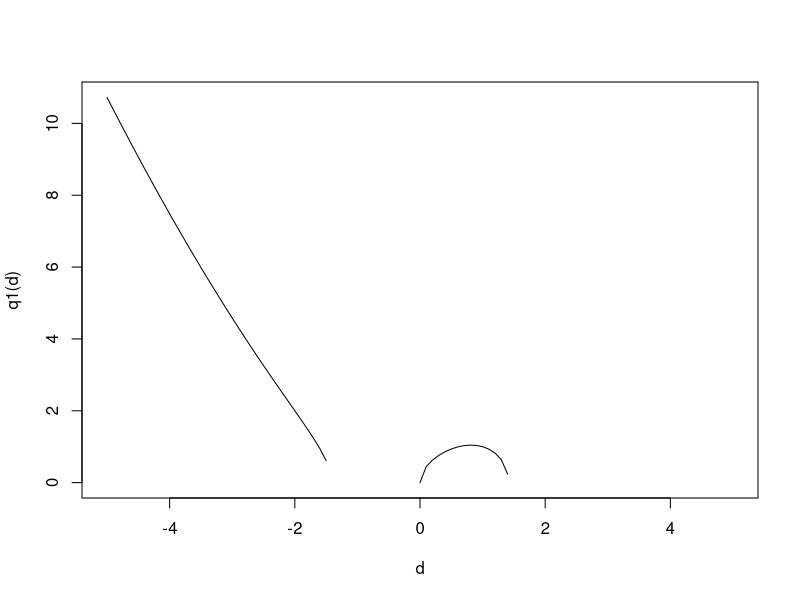
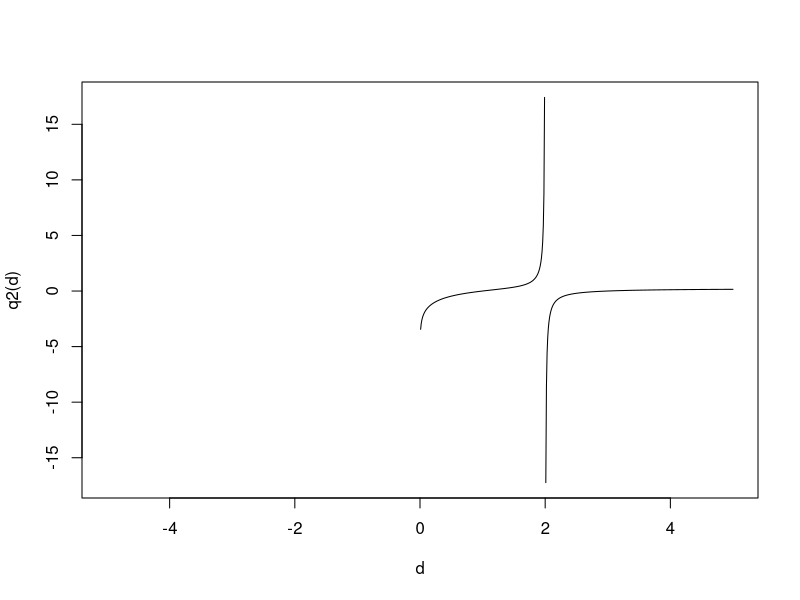
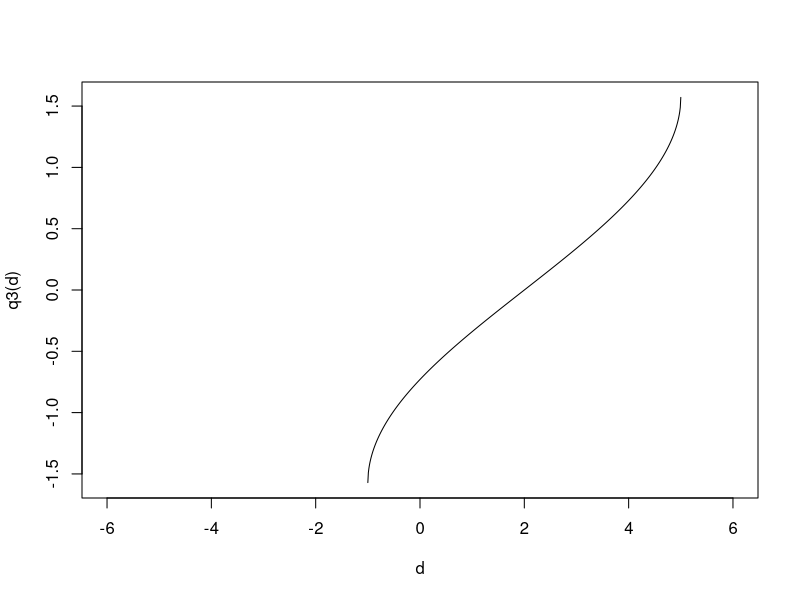
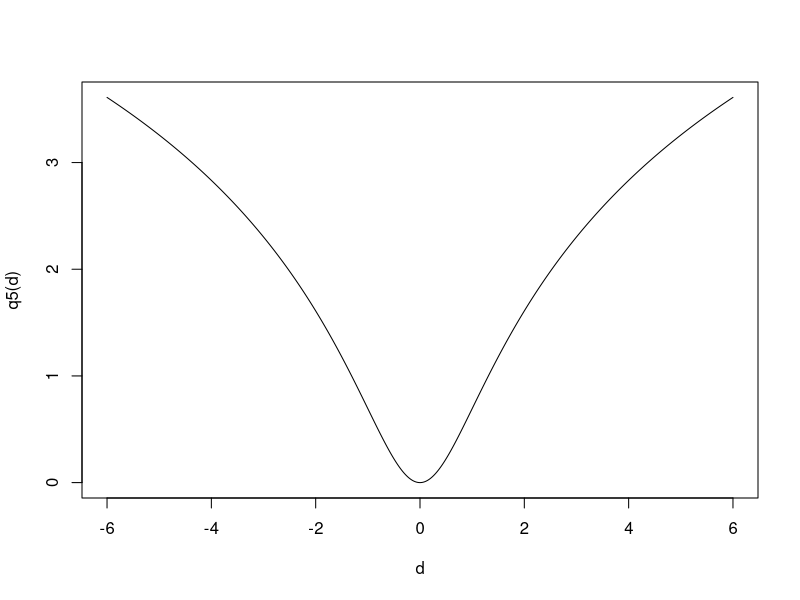
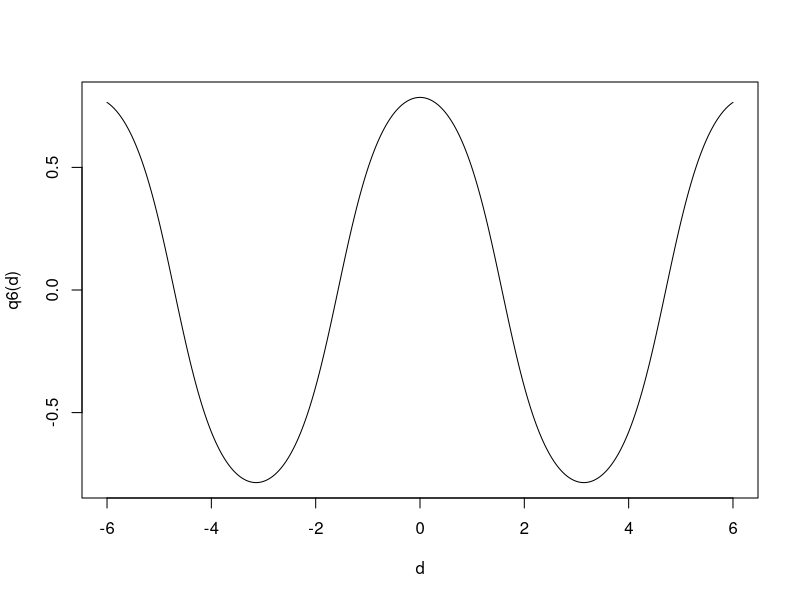
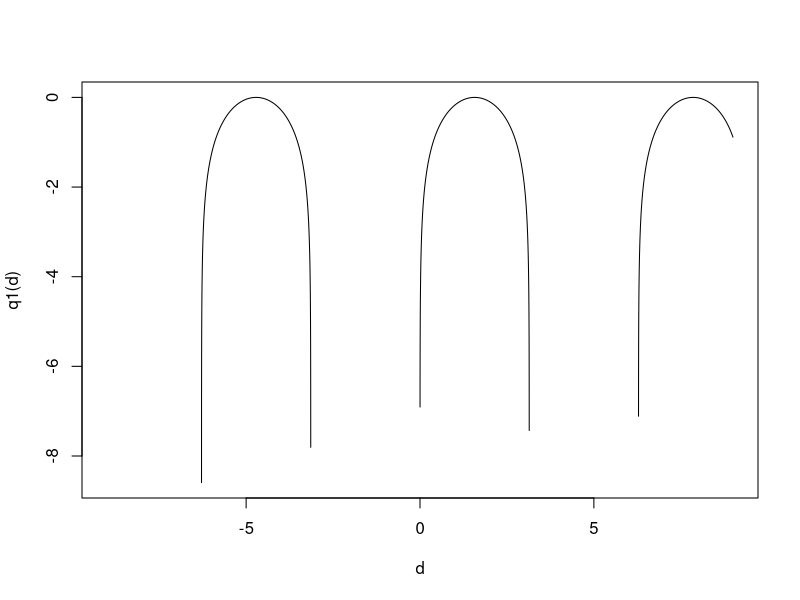
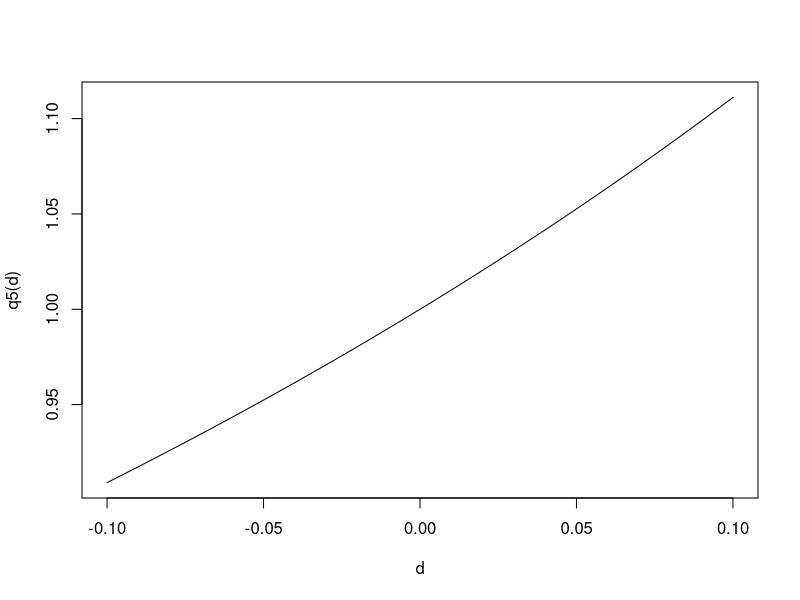

Here is the R script that generated these plots, in order:
q1 <- function(x) {return(sqrt(2*x-x^3))}
d <- seq(-5,5,.1)
plot(d,q1(d),type='l')

q2 <- function(x) {return (   log(x)*(x-3)/(x^2-4)    )  }
d <- seq(-5,5,.01)
plot(d,q2(d),type='l')

q3 <- function(x) {return (   asin((x-2)/3)    )  }
d <- seq(-6,6,.01)
plot(d,q3(d),type='l')

q5 <- function(x) {return (   log(1+x^2)    )  }
d <- seq(-6,6,.01)
plot(d,q5(d),type='l')

q6 <- function(x) {return (   atan(cos(x))    )  }
d <- seq(-6,6,.01)
plot(d,q6(d),type='l')
q6(0)
pi/4

q8 <- function(x) {
  e=exp(1) 
  return (   e^(2*x)    )  
}
q8(1)
log( q8(1)^2)
log( q8(1))/2



q1 <- function(x) {return(    log(sin(x))     )}
d <- seq(-9,9,.001)
plot(d,q1(d),type='l')


q2 <- function(k) {return(    (-1)^(k)*log(4)^(k)/factorial(k)    )}
sum(q2(0:20))


q3 <- function(k) {return(    (-1)^(k)*pi^(2*k)/factorial(2*k)    )}
sum(q3(0:20))


q4 <- function(k) {return(    (-1)^(k+1)*2^k/(2*k-1)    )}
q4(1:5)


q5 <- function(x) {return(    1/(1-x)    )}
d <- seq(-0.1,0.1,.001)
plot(d,q5(d),type='l')



